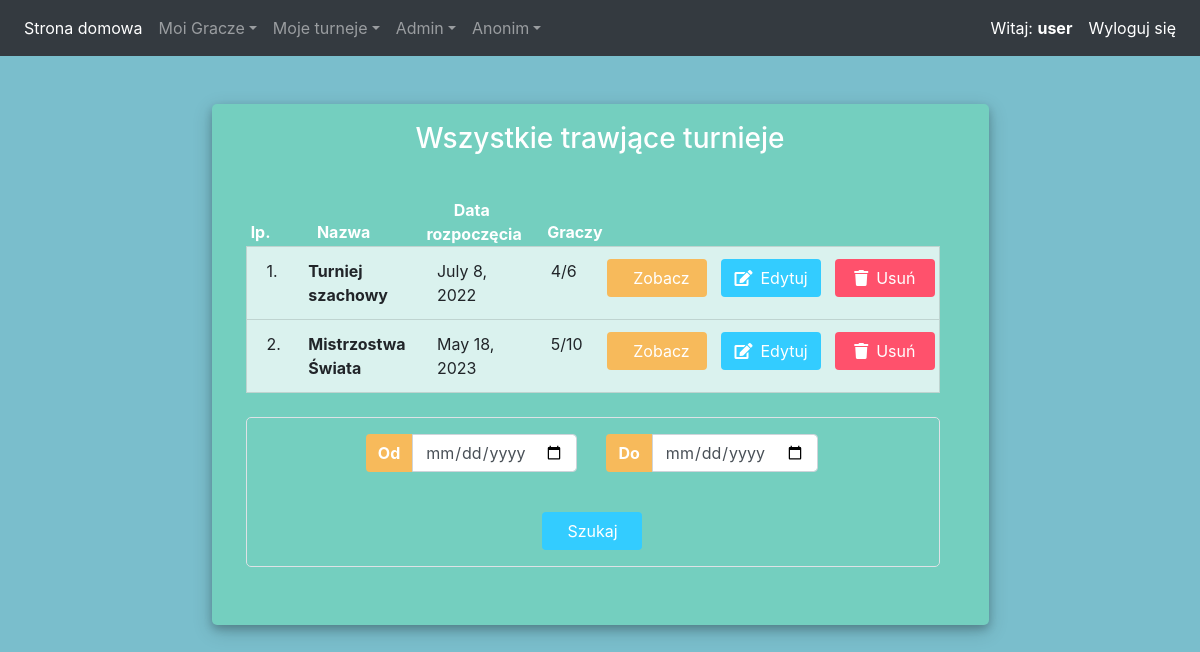
Screenshot of /tournaments/list_all_in_progress/ (signed in) with the database file from the repository.
### app/models/tournament_model.py (models this page shows, shortened)
class Tournament(models.Model):
    user = models.ForeignKey(User, null=True, on_delete=models.CASCADE)
    name = models.CharField('Nazwa', max_length=100, null=True)
    start_date = models.DateTimeField('Rozpoczęcie', null=True)
    max_players = models.IntegerField(
        'Max graczy',
        null=False,
        validators=[MinValueValidator(2), MaxValueValidator(500)]
    )
    is_started = models.BooleanField('Rozpoczęty', null=False, default=False)
    is_finished = models.BooleanField('Zakończony', null=False, default=False)
    players = models.ManyToManyField(Player, 'Gracze')

### app/views/tournaments_view.py (the view)
def all_tournaments_in_progress(request):
    title = "Wszystkie trawjące turnieje"
    tournaments = Tournament.objects.filter(
        is_started=True,
        is_finished=False
    )
    context = {'tournaments': tournaments, 'title': title}
    return render(request, 'app/tournaments/list.html', context)

### templates/app/tournaments/list.html (shortened to what this page needs)
{% extends 'app/scheleton.html' %}
{% block content %}
    <div class=" container h-100" id="player_list_view">
		<div class="d-flex justify-content-center h-100">
			<div class="main-card mt-5">
				<div class="d-flex justify-content-center">
					<h3 id="form-title" class="mt-2">{{ title }}</h3>
				</div>
				<div class="d-flex justify-content-center form_container mb-4">
                    <ul class="container list-group m-4">
                    {% if tournaments.count > 0 %}
                        <div class="row">
                            <div class="col-lg-1 txt-bold-white pt-22">lp.</div>
                            <div class="col-lg-2 txt-bold-white pl-0 pt-22">Nazwa</div>
                            <div class="col-lg-2 txt-bold-white">Data rozpoczęcia</div>
                            <div class="col-lg-1 txt-bold-white pt-22">Graczy</div>
                            <div class="col-lg-2"></div>
                            <div class="col-lg-2"></div>
                            <div class="col-lg-2">
                            </div>
                        </div>
                    {% else %}
                        <div class="row">
                            <div class="txt-bold-white col-12">Brak turniejów do wyświetlenia.</div>
                        </div>
                    {% endif %}
                        {% for tournament in tournaments %}
                                <li class="list-group-item list-background">
                                    <div class="row">
                                        <div class="col-lg-1">{{ forloop.counter }}.</div>
                                        <div class="col-lg-2 font-weight-bold pl-0">{{ tournament.name }}</div>
                                        <div class="col-lg-2">{{ tournament.start_date.date }}</div>
                                        <div class="col-lg-1">{{ tournament.players.count }}/{{ tournament.max_players }}</div>
                                        <div class="col-lg-2">
                                            {% if title == 'Turnieje zaplanowane' %}
                                                <a href="{% url 'start_tournament' tournament.id %}">
                                                    <button class="btn start_btn" type="submit">
                                                        <i class="fas fa-play mr-2"> </i>Start
                                                    </button>
                                                </a>
                                            {% else %}
                                                <a href="{% url 'tournaments_detail' tournament.id %}">
                                                <button class="btn start_btn" type="submit">
                                                    Zobacz
                                                </button>
                                            </a>
                                            {% endif %}
                                        </div>
                                        <div class="col-lg-2">
                                            <a href="{% url 'update_tournaments' tournament.id %}">
                                                <button class="btn edit_btn" type="submit">
                                                    <i class="fas fa-edit mr-2"> </i>Edytuj
                                                </button>
                                            </a>
                                        </div>
                                        <div class="col-lg-2">
                                            <form method="post" action="{% url 'delete_tournaments' tournament.id %}">
                                                <button class="btn delete_btn" type="submit">
                                                    <i class="fas fa-trash mr-2"> </i>Usuń
                                                </button>
                                            </form>
                                        </div>
                                    </div>
                                </li>
                        {% endfor %}
                        {% if tournaments.count > 0 %}
                            <form class="filter-border mt-4" method="POST" action=
                                    {% if title == 'Wszystkie turnieje' %}
                                        {% url 'filtered_tournaments_list' value='all' %}
                                    {% elif title == 'Wszystkie trawjące turnieje' %}
                                        {% url 'filtered_all_tournaments_in_progress' %}
                                    {% elif title == 'Turnieje zaplanowane' %}
                                        {% url 'filtered_tournaments_list' value='planned' %}
                                    {% elif title == 'Turnieje w trakcie' %}
                                        {% url 'filtered_tournaments_list' value='in_progress' %}
                                    {% else %}
                                        {% url 'filtered_tournaments_list' value='finished' %}
                                    {% endif %}
                                   >
                                <div class="row mt-3">
                                    <div class="col-lg-4 offset-lg-2">
                                        <div class="input-group mb-3 input-date-min-width">
                                            <div class="input-group-append">
                                                <span class="input-group-text font-weight-bold">Od</span>
                                            </div>
                                            <input type="date" name="date_from" class="form-control form-control">
                                        </div>
                                    </div>
                                    <div class="col-lg-4">
                                        <div class="input-group mb-3 input-date-min-width">
                                            <div class="input-group-append">
                                                <span class="input-group-text font-weight-bold">Do</span>
                                            </div>
                                            <input type="date" name="date_to" class="form-control form-control">
                                        </div>
                                    </div>
                                </div>
                                <div class="row mb-3">
                                    <div class="col-md-4 offset-md-4">
                                        <div class="d-flex justify-content-center mt-4 login_container">
                                            <input class="btn filter_btn" type="submit" value="Szukaj">
                                        </div>
                                    </div>
                                </div>
                             </form>
                        {% endif %}
                     </ul>
				</div>
			</div>
		</div>
	</div>
{% endblock %}

### templates/app/header.html (shortened to what this page needs)
<nav class="navbar navbar-expand-sm bg-dark navbar-dark">
    <div class="collapse navbar-collapse" id="navbarSupportedContent">
        <ul class="navbar-nav mr-auto">
            <li class="nav-item active">
                <a class="nav-link" href="{% url 'home' %}">Strona domowa <span class="sr-only">(current)</span></a>
            </li>
            <li class="nav-item dropdown">
                <a class="nav-link dropdown-toggle" href="#" data-toggle="dropdown">Moi Gracze</a>
            </li>
            <li class="nav-item dropdown">
                <a class="nav-link dropdown-toggle" href="#" data-toggle="dropdown">Moje turneje</a>
            </li>
            <li class="nav-item dropdown">
                <a class="nav-link dropdown-toggle" href="#" data-toggle="dropdown">Admin</a>
            </li>
            <li class="nav-item dropdown">
                <a class="nav-link dropdown-toggle" href="#" data-toggle="dropdown">Anonim</a>
            </li>
        </ul>
        <ul class="navbar-nav navbar-right">
            {% if user.is_authenticated %}
                <li class="nav-item active">
                    <a class="nav-link" href="#">Witaj: <b>{{user.username}}</b> <span class="sr-only">(current)</span></a>
                </li>
                <li class="nav-item active">
                    <a class="nav-link" href="{% url 'logout' %}">Wyloguj się <span class="sr-only">(current)</span></a>
                </li>
            {% endif %}
        </ul>
    </div>
</nav>

### app/static/css/styles.css (style rules this page uses)
.list-background { background: #daf2ee; }
.txt-bold-white { font-weight: bold; color: white; text-align: center; }
.pt-22 { padding-top: 22px; }
body, html { margin: 0; padding: 0; height: 100%; background: #7abecc !important; }
.user_card, .main-card { width: 350px; margin-top: auto; margin-bottom: auto; background: #74cfbf; position: relative; display: flex; justify-content: center; flex-direction: column; padding: 10px; box-shadow: 0 4px 8px 0 rgba(0, 0, 0, 0.2), 0 6px 20px 0 rgba(0, 0, 0, 0.19); -webkit-box-shadow: 0 4px 8px 0 rgba(0, 0, 0, 0.2), 0 6px 20px 0 rgba(0, 0, 0, 0.19); -moz-box-shadow: 0 4px 8px 0 rgba(0, 0, 0, 0.2), 0 6px 20px 0 rgba(0, 0, 0, 0.19); border-radius: 5px; }
.main-card { width: 70%; }
.form_container { margin-top: 10px; }
#form-title { color: #fff; }
.filter_btn { width: 100px; background: #33ccff !important; color: white !important; }
.start_btn { width: 100px; background: #f7ba5b !important; color: white !important; }
.edit_btn { width: 100px; background: #33ccff !important; color: white !important; }
.delete_btn { width: 100px; background: #ff516c !important; color: white !important; }
.login_container { padding: 0 2rem; }
.input-group-text { background: #f7ba5b !important; color: white !important; border: 0 !important; border-radius: 0.25rem 0 0 0.25rem !important; }
.input-date-min-width { min-width: 150px !important; }
.filter-border { border: 1px solid #dee2e6 !important; border-radius: 5px; }

### rows the page displays
Tournament: name "Turniej szachowy", start_date "July 8, 2022", players.count "4", max_players "6"
Tournament: name "Mistrzostwa Świata", start_date "May 18, 2023", players.count "5", max_players "10"

### other values shown
{{ user.username }} "user"
{{ title }} "Wszystkie trawjące turnieje"
